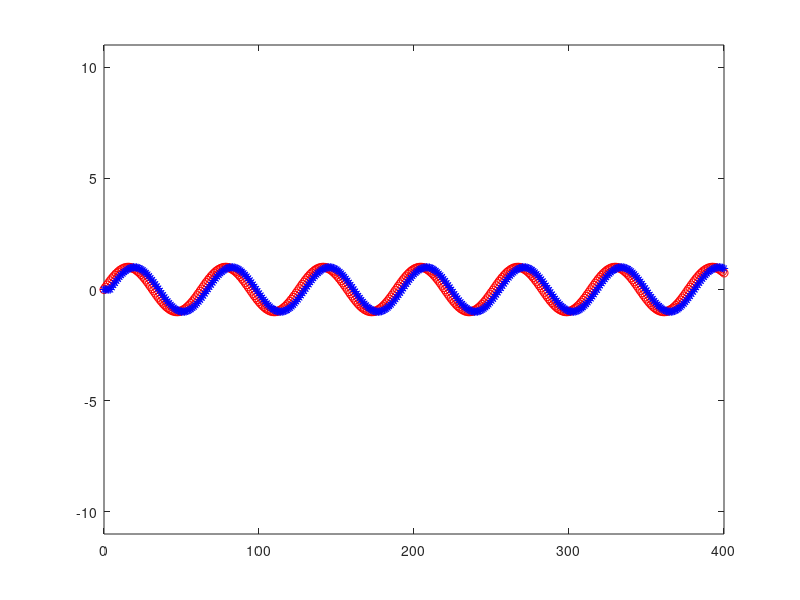

The MATLAB source for this figure:
close all
clear
% sinc reconstruction

Ts = 0.1;
Fs = 1/Ts;
n = 0:1:40/Ts;
nTs = n*Ts;
y = sin(n*Ts);

% Filter is 201 taps total in this config
numTaps = 100;
sincTaps = -numTaps:numTaps+1;

% tau_t = 0; % Tau_t is in time
% tau_s = tau_t/Ts; % Tau_s is in samples
tau_s = -5;
yprime = conv(y,sinc(tau_s + sincTaps),'same');

% tau = 1.5;
% yprime = sinc_interp(n',y,n'+tau);

figure(1);
plot(n,y,'r-o');
hold on
plot(n,yprime,'b-*');
ylim([-11,11])
hold off

% figure(2)
% plot(sinc(tau + sincTaps),'.-')



